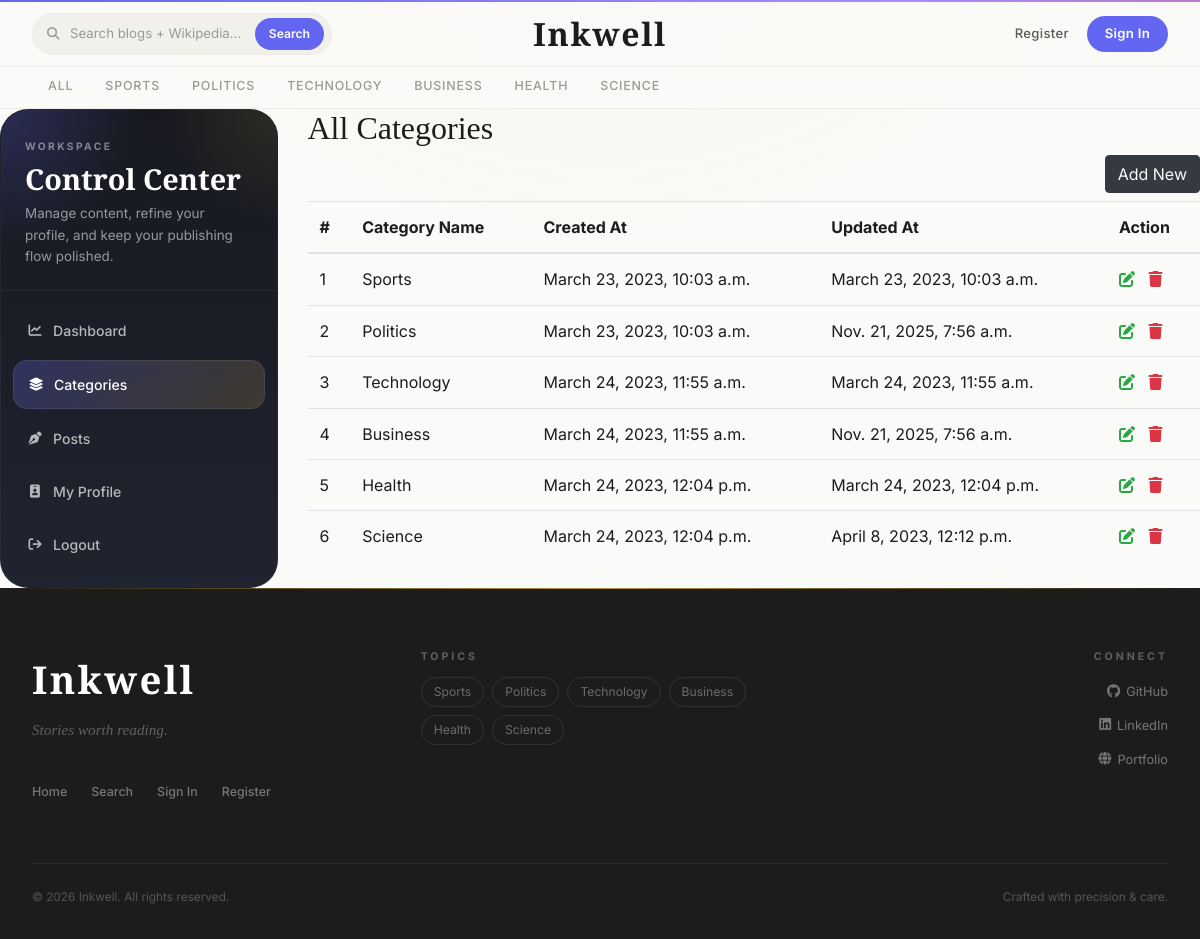
/dashboard/categories/, run on the app's committed database.
### blogs/models.py (models this page shows)
class Category(models.Model):
    category_name = models.CharField(max_length=50, unique=True)
    created_at = models.DateTimeField(auto_now_add=True)
    updated_at = models.DateTimeField(auto_now=True)
    class Meta:
        verbose_name_plural = 'categories'
    def __str__(self):
        return self.category_name

### assignments/models.py (models this page shows, shortened)
class SocialLink(models.Model):
    platform = models.CharField(max_length=25)
    link = models.URLField(max_length=100)
    created_at = models.DateTimeField(auto_now_add=True)
    updated_at = models.DateTimeField(auto_now=True)

### dashboards/views.py (the view)
# urls.py: path('categories/', views.categories, name='categories'),
def categories(request):
    return render(request, 'dashboard/categories.html')

### blogs/context_processors.py (called while the page is built)
def get_categories(request):
    categories = Category.objects.all()
    return dict(categories=categories)

def get_social_links(request):
    social_links = SocialLink.objects.all()
    return dict(social_links=social_links)

### templates/dashboard/categories.html (shortened to what this page needs)
{% extends 'base.html' %}
{% block content %}
<div class="row">
    {% include 'dashboard/sidebar.html' %}
    <div class="col-md-9">
        <h2>All Categories</h2>
        <a href="{% url 'add_category' %}" class="btn btn-dark text-light float-right mb-2">Add New</a>
        <table class="table table-hover">
            <thead>
              <tr>
                <th>#</th>
                <th>Category Name</th>
                <th>Created At</th>
                <th>Updated At</th>
                <th>Action</th>
              </tr>
            </thead>
            <tbody>
            {% for cat in categories %}
              <tr>
                <td>{{ forloop.counter }}</td>
                <td>{{ cat }}</td>
                <td>{{ cat.created_at }}</td>
                <td>{{ cat.updated_at }}</td>
                <td>
                    <a href="{% url 'edit_category' cat.id %}"><i class="fa fa-edit text-success"></i></a>
                    <a href="{% url 'delete_category' cat.id %}"><i class="fa fa-trash text-danger"></i></a>
                </td>
              </tr>
            {% endfor %}
            </tbody>
          </table>
    </div>
</div>
{% endblock %}

### templates/base.html (shortened to what this page needs)
{% load static %}
<!DOCTYPE html>
<html lang="en">
<head>
  <link href="https://getbootstrap.com/docs/4.0/dist/css/bootstrap.min.css" rel="stylesheet">
  <link href="{% static 'css/blog.css' %}" rel="stylesheet">
  <link rel="stylesheet" href="https://cdnjs.cloudflare.com/ajax/libs/font-awesome/6.4.0/css/all.min.css">
</head>
<body>
  <div class="ambient-light" aria-hidden="true"></div>
  <header class="blog-header" id="site-header">
    <div class="nav-inner">
      <div class="nav-left">
        <form action="{% url 'search' %}" method="GET" style="display:flex;">
          <div class="premium-search nav-search">
            <i class="fa-solid fa-magnifying-glass" style="color:var(--text-tertiary);font-size:0.78rem;"></i>&nbsp;
            <input type="text" name="keyword" value="{{ keyword }}" placeholder="Search blogs + Wikipedia…" autocomplete="off"/>
            <button type="submit">Search</button>
          </div>
        </form>
      </div>
      <a class="blog-header-logo" href="/">Inkwell</a>
      <div class="nav-right">
        {% if not user.is_authenticated %}
          <a class="nav-link-item" href="{% url 'register' %}">Register</a>
          <a class="nav-link-item btn-fill" href="{% url 'login' %}">Sign In</a>
        {% endif %}
      </div>
    </div>
  </header>
  <div class="nav-scroller">
    <nav class="nav d-flex">
      <a class="nav-category" href="/">All</a>
      {% for cat in categories %}
      <a class="nav-category" href="{% url 'posts_by_category' cat.id %}">{{ cat.category_name }}</a>
      {% endfor %}
    </nav>
  </div>
  <div class="page-content" id="page-content">
    {% block content %}{% endblock %}
  </div>
  {% block footer %}
  <footer class="blog-footer">
    <div class="container">
      <div class="row">
        <div class="col-lg-4 mb-4">
          <a href="/" class="footer-brand">Inkwell</a>
          <span class="footer-tagline">Stories worth reading.</span>
          <div class="footer-nav">
            <a href="/">Home</a>
            <a href="{% url 'search' %}">Search</a>
            {% if user.is_authenticated %}
            <a href="{% url 'dashboard' %}">Dashboard</a>
            {% else %}
            <a href="{% url 'login' %}">Sign In</a>
            <a href="{% url 'register' %}">Register</a>
            {% endif %}
          </div>
        </div>
        <div class="col-lg-4 mb-4">
          <p class="section-label" style="color:rgba(255,255,255,.3);margin-bottom:12px;">Topics</p>
          <div style="display:flex;flex-wrap:wrap;gap:8px;">
            {% for cat in categories %}
            <a href="{% url 'posts_by_category' cat.id %}"
              style="font-size:0.76rem;color:rgba(255,255,255,.35);padding:4px 12px;border:1px solid rgba(255,255,255,.1);border-radius:20px;transition:all .2s;"
              onmouseover="this.style.color='rgba(255,255,255,.8)';this.style.borderColor='rgba(255,255,255,.3)';"
              onmouseout="this.style.color='rgba(255,255,255,.35)';this.style.borderColor='rgba(255,255,255,.1)';">
              {{ cat.category_name }}
            </a>
            {% endfor %}
          </div>
        </div>
        <div class="col-lg-4 mb-4 text-lg-right">
          {% if social_links %}
          <p class="section-label" style="color:rgba(255,255,255,.3);margin-bottom:12px;">Connect</p>
          {% for link in social_links %}
          <a href="{{ link.link }}" target="_blank" rel="noopener"
            style="display:inline-flex;align-items:center;gap:6px;font-size:0.8rem;color:rgba(255,255,255,.4);margin-bottom:8px;transition:color .2s;"
            onmouseover="this.style.color='rgba(255,255,255,.8)';"
            onmouseout="this.style.color='rgba(255,255,255,.4)';">
            {% if link.platform == 'GitHub' %}<i class="fa-brands fa-github" style="font-size:0.85rem;"></i>
            {% elif link.platform == 'LinkedIn' %}<i class="fa-brands fa-linkedin" style="font-size:0.85rem;"></i>
            {% elif link.platform == 'Portfolio' or link.platform == 'Website' %}<i class="fa-solid fa-globe" style="font-size:0.8rem;"></i>
            {% elif link.platform == 'Twitter' or link.platform == 'X' %}<i class="fa-brands fa-x-twitter" style="font-size:0.8rem;"></i>
            {% elif link.platform == 'Facebook' %}<i class="fa-brands fa-facebook" style="font-size:0.85rem;"></i>
            {% elif link.platform == 'Instagram' %}<i class="fa-brands fa-instagram" style="font-size:0.85rem;"></i>
            {% else %}<i class="fa-solid fa-link" style="font-size:0.7rem;"></i>{% endif %}
            {{ link.platform }}
          </a><br>
          {% endfor %}
          {% endif %}
        </div>
      </div>
      <div class="footer-divider"></div>
      <div class="d-flex justify-content-between align-items-center flex-wrap" style="gap:12px;">
        <span class="footer-copy">© 2026 Inkwell. All rights reserved.</span>
        <span class="footer-copy">Crafted with precision &amp; care.</span>
      </div>
    </div>
  </footer>
  {% endblock %}
</body>
</html>

### data on the page
Category: category_name "SPORTS", category_name "Sports", created_at "March 23, 2023, 10:03 a.m.", updated_at "March 23, 2023, 10:03 a.m."
Category: category_name "POLITICS", category_name "Politics", created_at "March 23, 2023, 10:03 a.m.", updated_at "Nov. 21, 2025, 7:56 a.m."
Category: category_name "TECHNOLOGY", category_name "Technology", created_at "March 24, 2023, 11:55 a.m.", updated_at "March 24, 2023, 11:55 a.m."
Category: category_name "BUSINESS", category_name "Business", created_at "March 24, 2023, 11:55 a.m.", updated_at "Nov. 21, 2025, 7:56 a.m."
Category: category_name "HEALTH", category_name "Health", created_at "March 24, 2023, 12:04 p.m.", updated_at "March 24, 2023, 12:04 p.m."
Category: category_name "SCIENCE", category_name "Science", created_at "March 24, 2023, 12:04 p.m.", updated_at "April 8, 2023, 12:12 p.m."
SocialLink: platform "GitHub"
SocialLink: platform "LinkedIn"
SocialLink: platform "Portfolio"
